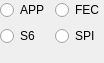
   <widget class="QWidget" name="horizontalLayoutWidget">
    <property name="geometry">
     <rect>
      <x>630</x>
      <y>690</y>
      <width>97</width>
      <height>53</height>
     </rect>
    </property>
    <layout class="QGridLayout" name="gridLayout_2" rowminimumheight="0,0">
     <property name="leftMargin">
      <number>0</number>
     </property>
     <property name="topMargin">
      <number>0</number>
     </property>
     <property name="rightMargin">
      <number>0</number>
     </property>
     <property name="bottomMargin">
      <number>17</number>
     </property>
     <item row="0" column="3">
      <widget class="QRadioButton" name="fecRB">
       <property name="font">
        <font>
         <family>Arial</family>
         <pointsize>9</pointsize>
        </font>
       </property>
       <property name="text">
        <string>FEC</string>
       </property>
      </widget>
     </item>
     <item row="1" column="0">
      <widget class="QRadioButton" name="s6RB">
       <property name="font">
        <font>
         <family>Arial</family>
         <pointsize>9</pointsize>
        </font>
       </property>
       <property name="text">
        <string>S6</string>
       </property>
      </widget>
     </item>
     <item row="1" column="3">
      <widget class="QRadioButton" name="spiRB">
       <property name="font">
        <font>
         <family>Arial</family>
         <pointsize>9</pointsize>
        </font>
       </property>
       <property name="text">
        <string>SPI</string>
       </property>
      </widget>
     </item>
     <item row="0" column="0">
      <widget class="QRadioButton" name="appRB">
       <property name="font">
        <font>
         <family>Arial</family>
         <pointsize>9</pointsize>
        </font>
       </property>
       <property name="layoutDirection">
        <enum>Qt::LeftToRight</enum>
       </property>
       <property name="text">
        <string>APP</string>
       </property>
      </widget>
     </item>
    </layout>
   </widget>
